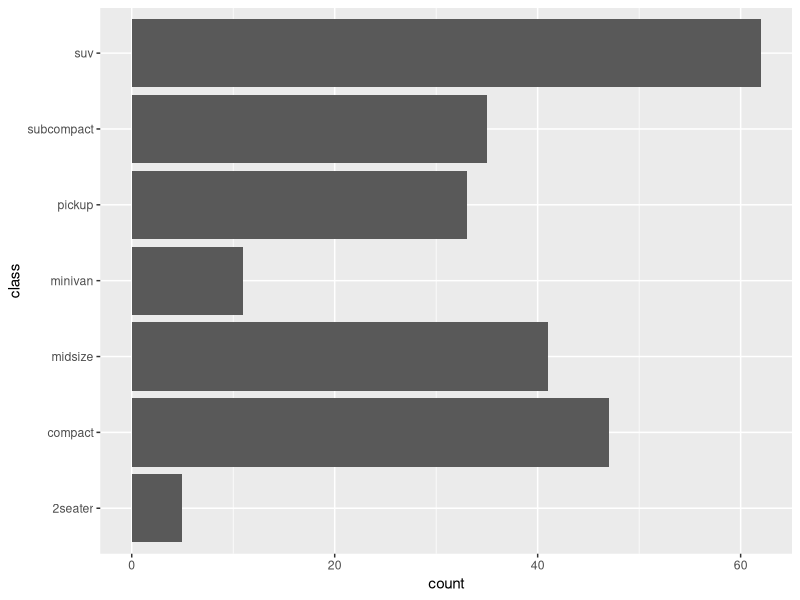
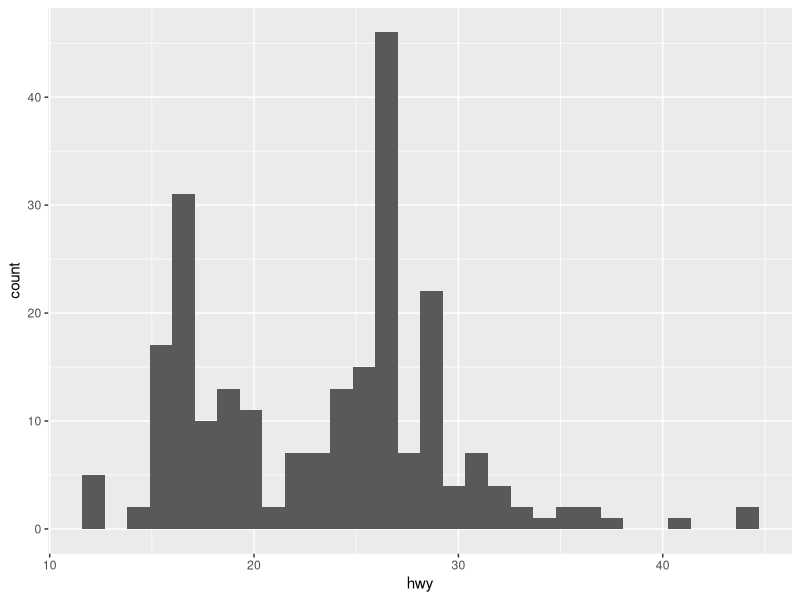
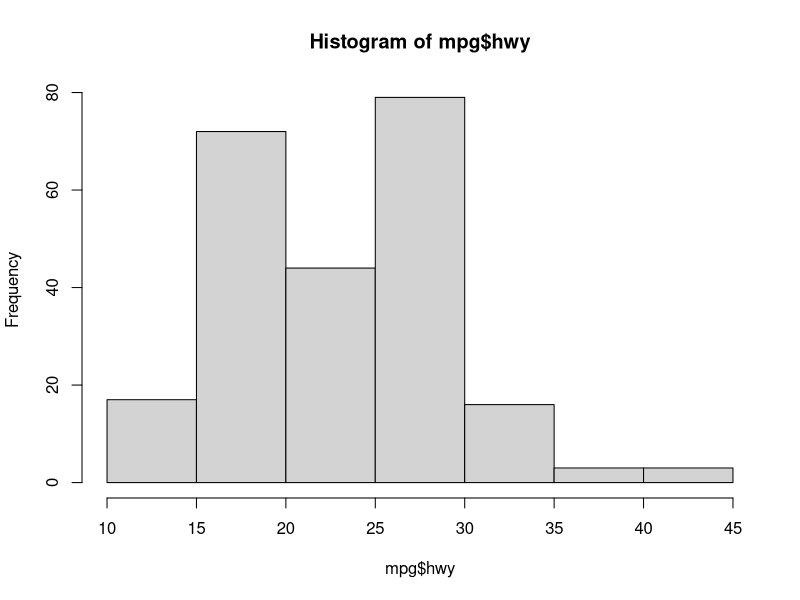
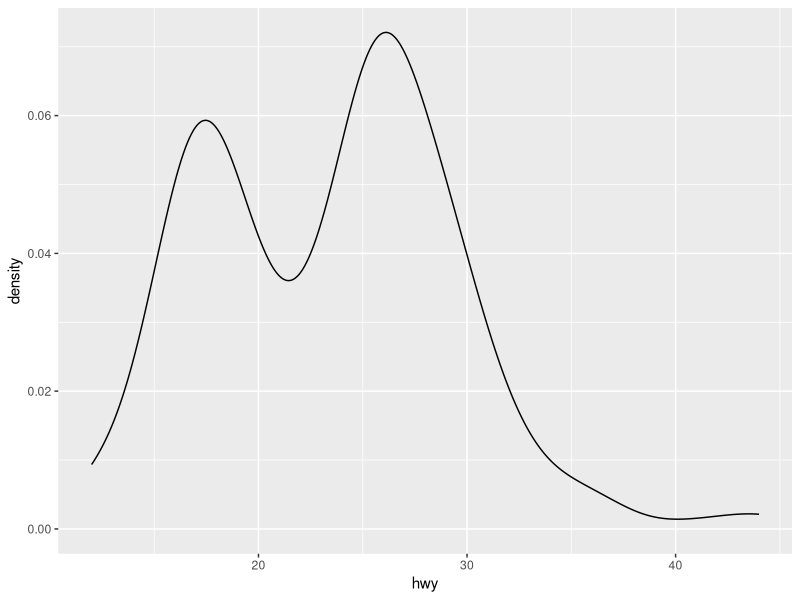
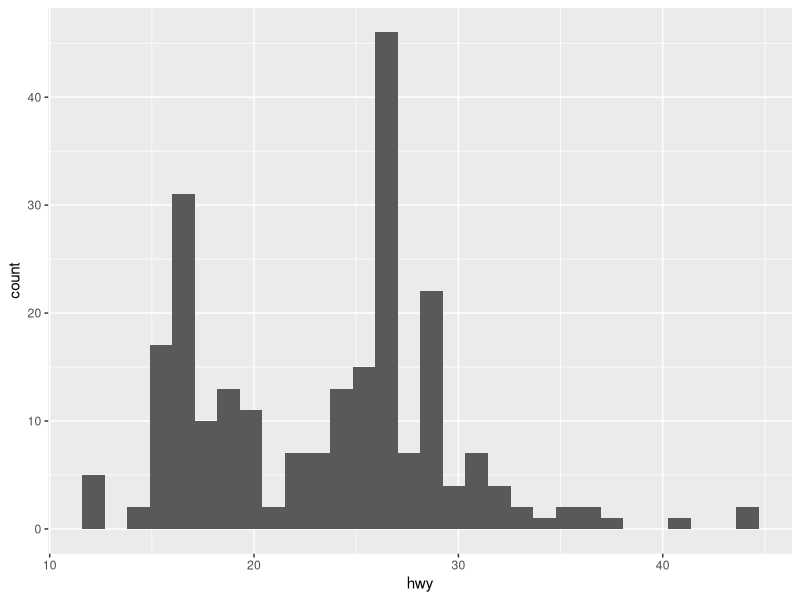
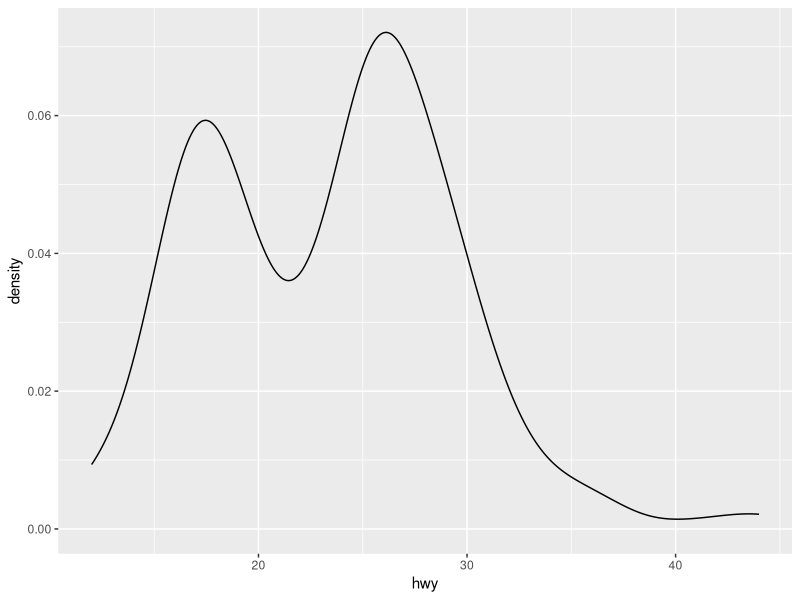

Source code (R) for these figures, in order:
## ---- chunk 1
options(xtable.comment = FALSE)
def.chunk.hook  <- knitr::knit_hooks$get("chunk")
knitr::knit_hooks$set(chunk = function(x, options) {
  x <- def.chunk.hook(x, options)
  ifelse(options$size != "normalsize", paste0("\\", options$size,"\n\n", x, "\n\n \\normalsize"), x)
})
knitr::opts_chunk$set(warning=FALSE, message=FALSE, tidy = TRUE, size = "tiny")
library(tidyverse)
## ---- chunk 2
iris %>% 
  filter(Species == "versicolor") 
## ---- chunk 3
iris %>% 
  mutate(sepal2 = Sepal.Length + 2)
## ---- chunk 4
iris %>% 
  filter(Species == "versicolor") %>% 
  select(Sepal.Length, Petal.Length, Species) %>% 
  mutate(Sepal.Petal.Ratio = Sepal.Length / Petal.Length)
## ---- chunk 5
iris %>% 
  summarize(mean.pl = mean(Petal.Length))
## ---- chunk 6
iris %>% 
  group_by(Species) %>% 
  summarize(mean.pl = mean(Petal.Length))
## ---- chunk 7
iris %>% 
  group_by(Species) %>% 
  summarize(n_obs = n())
## ---- chunk 8
iris %>% 
  filter(Sepal.Width<3) %>% 
  group_by(Species) %>% 
  summarize(n_obs = n())
## ---- chunk 9
ggplot(mpg, 
       aes(y = class)) + 
  geom_bar()
## ---- chunk 10
ggplot(mpg,
       aes(x = hwy)) + 
  geom_histogram()
## ---- chunk 11
hist(mpg$hwy)
## ---- chunk 12
ggplot(mpg,
       aes(x = hwy)) + 
  geom_density()
## ---- chunk 13
ggplot(mpg, 
       aes(x = hwy)) + 
  geom_histogram()
## ---- chunk 14
ggplot(mpg, 
       aes(x = hwy)) + 
  geom_density()
